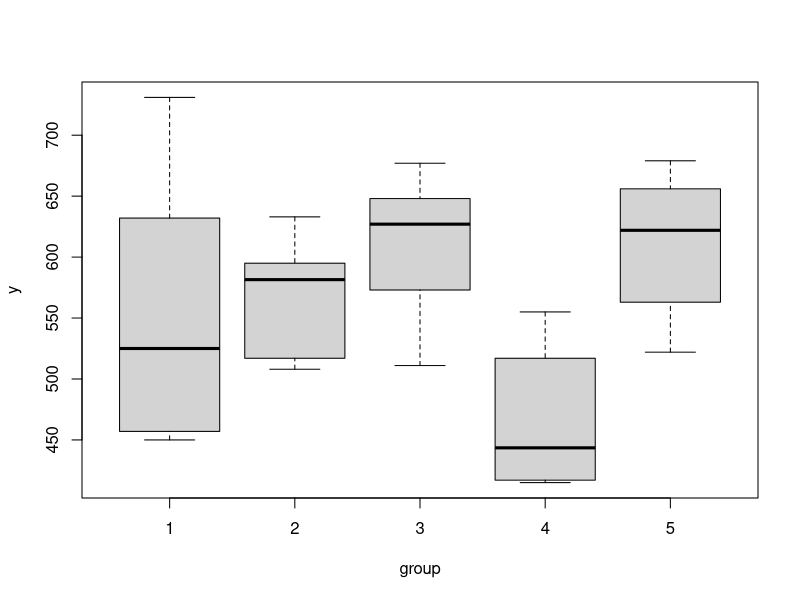

Source code (R):
a <- c(551,457,450,731,499,632)
b <- c(595,580,508,583,633,517)
c <- c(639,615,511,573,648,677)
d <- c(417,449,517,438,415,555)
e <- c(563,631,522,613,656,679)

y <- c(a,b,c,d,e)
y

group <- c(rep(1, length(a)), rep(2, length(b)), rep(3, length(c)), rep(4, length(d)), rep(5, length(e)))
group

# combining into data.frame
group_df <- data.frame(y, group)
group_df

# transform from 'integer' to 'factor'
sapply(group_df, class)
group_df <- transform(group_df, group = factor(group))
sapply(group_df, class)

# boxplot
attach(group_df)
boxplot(y ~ group)

# descriptive statistics by group
tapply(y, group, summary)
detach(group_df)

# one-way ANOVA
group_aov <- aov(y ~ group, data = group_df)
summary(group_aov)

# Bartlett test to test the null hypothesis of equal group variances
bartlett.test(y ~ group, data = group_df)

# multiple comparison - Tukey's HSD test : TukeyHSD()
TukeyHSD(group_aov)
